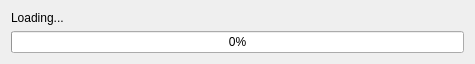
<?xml version="1.0" encoding="UTF-8"?>
<ui version="4.0">
 <class>STACBrowserLoading</class>
 <widget class="QDialog" name="STACBrowserLoading">
  <property name="geometry">
   <rect>
    <x>0</x>
    <y>0</y>
    <width>475</width>
    <height>64</height>
   </rect>
  </property>
  <property name="sizePolicy">
   <sizepolicy hsizetype="Fixed" vsizetype="Fixed">
    <horstretch>0</horstretch>
    <verstretch>0</verstretch>
   </sizepolicy>
  </property>
  <property name="windowTitle">
   <string>STAC Browser</string>
  </property>
  <layout class="QGridLayout" name="gridLayout">
   <item row="0" column="0">
    <widget class="QLabel" name="label">
     <property name="text">
      <string>Loading...</string>
     </property>
    </widget>
   </item>
   <item row="1" column="0">
    <widget class="QProgressBar" name="progressBar">
     <property name="value">
      <number>0</number>
     </property>
    </widget>
   </item>
  </layout>
 </widget>
 <resources/>
 <connections/>
</ui>
